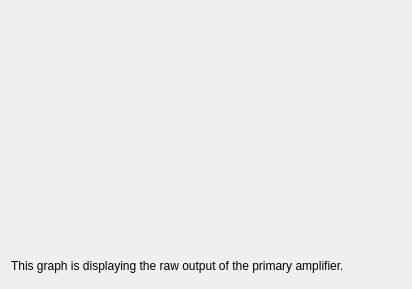
<?xml version="1.0" encoding="UTF-8"?>
<ui version="4.0">
 <class>Graph</class>
 <widget class="QWidget" name="Graph">
  <property name="geometry">
   <rect>
    <x>0</x>
    <y>0</y>
    <width>412</width>
    <height>289</height>
   </rect>
  </property>
  <property name="minimumSize">
   <size>
    <width>412</width>
    <height>289</height>
   </size>
  </property>
  <property name="windowTitle">
   <string>Graph</string>
  </property>
  <layout class="QVBoxLayout" name="verticalLayout">
   <item>
    <widget class="PlotWidget" name="graph" native="true"/>
   </item>
   <item>
    <widget class="QLabel" name="label">
     <property name="maximumSize">
      <size>
       <width>400</width>
       <height>25</height>
      </size>
     </property>
     <property name="text">
      <string>This graph is displaying the raw output of the primary amplifier.</string>
     </property>
    </widget>
   </item>
  </layout>
 </widget>
 <customwidgets>
  <customwidget>
   <class>PlotWidget</class>
   <extends>QWidget</extends>
   <header>pyqtgraph</header>
   <container>1</container>
  </customwidget>
 </customwidgets>
 <resources/>
 <connections/>
</ui>
